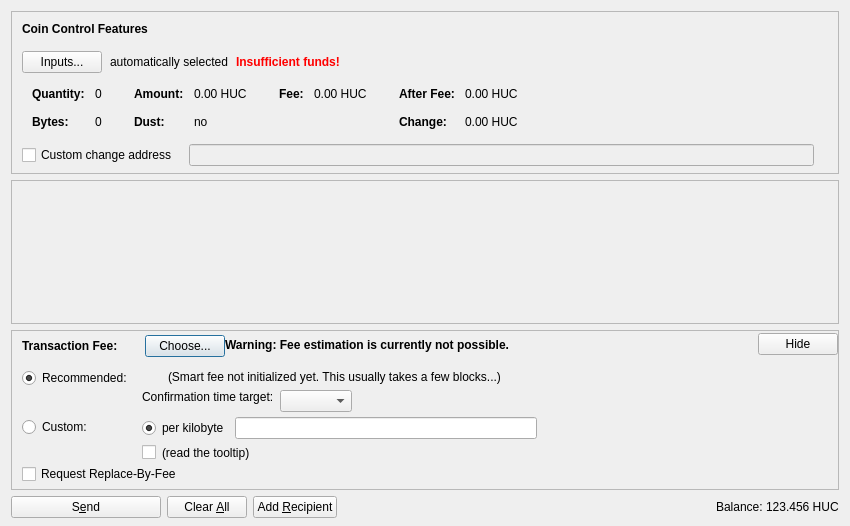
<?xml version="1.0" encoding="UTF-8"?>
<ui version="4.0">
 <class>SendCoinsDialog</class>
 <widget class="QDialog" name="SendCoinsDialog">
  <property name="geometry">
   <rect>
    <x>0</x>
    <y>0</y>
    <width>850</width>
    <height>526</height>
   </rect>
  </property>
  <property name="windowTitle">
   <string>Send Coins</string>
  </property>
  <layout class="QVBoxLayout" name="verticalLayout" stretch="0,1,0,0">
   <property name="bottomMargin">
    <number>8</number>
   </property>
   <item>
    <widget class="QFrame" name="frameCoinControl">
     <property name="sizePolicy">
      <sizepolicy hsizetype="Expanding" vsizetype="Expanding">
       <horstretch>0</horstretch>
       <verstretch>0</verstretch>
      </sizepolicy>
     </property>
     <property name="maximumSize">
      <size>
       <width>16777215</width>
       <height>16777215</height>
      </size>
     </property>
     <property name="frameShape">
      <enum>QFrame::StyledPanel</enum>
     </property>
     <property name="frameShadow">
      <enum>QFrame::Sunken</enum>
     </property>
     <layout class="QVBoxLayout" name="verticalLayoutCoinControl2">
      <property name="spacing">
       <number>0</number>
      </property>
      <property name="leftMargin">
       <number>0</number>
      </property>
      <property name="topMargin">
       <number>0</number>
      </property>
      <property name="rightMargin">
       <number>0</number>
      </property>
      <property name="bottomMargin">
       <number>6</number>
      </property>
      <item>
       <layout class="QVBoxLayout" name="verticalLayoutCoinControl" stretch="0,0,0,0,1">
        <property name="spacing">
         <number>0</number>
        </property>
        <property name="leftMargin">
         <number>10</number>
        </property>
        <property name="topMargin">
         <number>10</number>
        </property>
        <item>
         <layout class="QHBoxLayout" name="horizontalLayoutCoinControl1">
          <property name="bottomMargin">
           <number>15</number>
          </property>
          <item>
           <widget class="QLabel" name="labelCoinControlFeatures">
            <property name="sizePolicy">
             <sizepolicy hsizetype="Preferred" vsizetype="Maximum">
              <horstretch>0</horstretch>
              <verstretch>0</verstretch>
             </sizepolicy>
            </property>
            <property name="font">
             <font>
              <weight>75</weight>
              <bold>true</bold>
             </font>
            </property>
            <property name="styleSheet">
             <string notr="true">font-weight:bold;</string>
            </property>
            <property name="text">
             <string>Coin Control Features</string>
            </property>
           </widget>
          </item>
         </layout>
        </item>
        <item>
         <layout class="QHBoxLayout" name="horizontalLayoutCoinControl2" stretch="0,0,0,0">
          <property name="spacing">
           <number>8</number>
          </property>
          <property name="bottomMargin">
           <number>10</number>
          </property>
          <item>
           <widget class="QPushButton" name="pushButtonCoinControl">
            <property name="styleSheet">
             <string notr="true"/>
            </property>
            <property name="text">
             <string>Inputs...</string>
            </property>
            <property name="autoDefault">
             <bool>false</bool>
            </property>
           </widget>
          </item>
          <item>
           <widget class="QLabel" name="labelCoinControlAutomaticallySelected">
            <property name="text">
             <string>automatically selected</string>
            </property>
            <property name="margin">
             <number>5</number>
            </property>
           </widget>
          </item>
          <item>
           <widget class="QLabel" name="labelCoinControlInsuffFunds">
            <property name="font">
             <font>
              <weight>75</weight>
              <bold>true</bold>
             </font>
            </property>
            <property name="styleSheet">
             <string notr="true">color:red;font-weight:bold;</string>
            </property>
            <property name="text">
             <string>Insufficient funds!</string>
            </property>
            <property name="margin">
             <number>5</number>
            </property>
           </widget>
          </item>
          <item>
           <spacer name="horizontalSpacerCoinControl">
            <property name="orientation">
             <enum>Qt::Horizontal</enum>
            </property>
            <property name="sizeHint" stdset="0">
             <size>
              <width>40</width>
              <height>1</height>
             </size>
            </property>
           </spacer>
          </item>
         </layout>
        </item>
        <item>
         <widget class="QWidget" name="widgetCoinControl" native="true">
          <property name="sizePolicy">
           <sizepolicy hsizetype="Preferred" vsizetype="Preferred">
            <horstretch>0</horstretch>
            <verstretch>0</verstretch>
           </sizepolicy>
          </property>
          <property name="minimumSize">
           <size>
            <width>0</width>
            <height>0</height>
           </size>
          </property>
          <property name="styleSheet">
           <string notr="true"/>
          </property>
          <layout class="QHBoxLayout" name="horizontalLayoutCoinControl5">
           <property name="leftMargin">
            <number>0</number>
           </property>
           <property name="topMargin">
            <number>0</number>
           </property>
           <property name="rightMargin">
            <number>0</number>
           </property>
           <property name="bottomMargin">
            <number>0</number>
           </property>
           <item>
            <layout class="QHBoxLayout" name="horizontalLayoutCoinControl3" stretch="0,0,0,1">
             <property name="spacing">
              <number>20</number>
             </property>
             <property name="topMargin">
              <number>0</number>
             </property>
             <property name="bottomMargin">
              <number>10</number>
             </property>
             <item>
              <layout class="QFormLayout" name="formLayoutCoinControl1">
               <property name="horizontalSpacing">
                <number>10</number>
               </property>
               <property name="verticalSpacing">
                <number>14</number>
               </property>
               <property name="leftMargin">
                <number>10</number>
               </property>
               <property name="topMargin">
                <number>4</number>
               </property>
               <property name="rightMargin">
                <number>6</number>
               </property>
               <item row="0" column="0">
                <widget class="QLabel" name="labelCoinControlQuantityText">
                 <property name="font">
                  <font>
                   <weight>75</weight>
                   <bold>true</bold>
                  </font>
                 </property>
                 <property name="text">
                  <string>Quantity:</string>
                 </property>
                 <property name="margin">
                  <number>0</number>
                 </property>
                </widget>
               </item>
               <item row="0" column="1">
                <widget class="QLabel" name="labelCoinControlQuantity">
                 <property name="cursor">
                  <cursorShape>IBeamCursor</cursorShape>
                 </property>
                 <property name="contextMenuPolicy">
                  <enum>Qt::ActionsContextMenu</enum>
                 </property>
                 <property name="text">
                  <string notr="true">0</string>
                 </property>
                 <property name="margin">
                  <number>0</number>
                 </property>
                 <property name="textInteractionFlags">
                  <set>Qt::LinksAccessibleByMouse|Qt::TextSelectableByKeyboard|Qt::TextSelectableByMouse</set>
                 </property>
                </widget>
               </item>
               <item row="1" column="0">
                <widget class="QLabel" name="labelCoinControlBytesText">
                 <property name="font">
                  <font>
                   <weight>75</weight>
                   <bold>true</bold>
                  </font>
                 </property>
                 <property name="text">
                  <string>Bytes:</string>
                 </property>
                </widget>
               </item>
               <item row="1" column="1">
                <widget class="QLabel" name="labelCoinControlBytes">
                 <property name="cursor">
                  <cursorShape>IBeamCursor</cursorShape>
                 </property>
                 <property name="contextMenuPolicy">
                  <enum>Qt::ActionsContextMenu</enum>
                 </property>
                 <property name="text">
                  <string notr="true">0</string>
                 </property>
                 <property name="textInteractionFlags">
                  <set>Qt::LinksAccessibleByMouse|Qt::TextSelectableByKeyboard|Qt::TextSelectableByMouse</set>
                 </property>
                </widget>
               </item>
              </layout>
             </item>
             <item>
              <layout class="QFormLayout" name="formLayoutCoinControl2">
               <property name="horizontalSpacing">
                <number>10</number>
               </property>
               <property name="verticalSpacing">
                <number>14</number>
               </property>
               <property name="leftMargin">
                <number>6</number>
               </property>
               <property name="topMargin">
                <number>4</number>
               </property>
               <property name="rightMargin">
                <number>6</number>
               </property>
               <item row="0" column="0">
                <widget class="QLabel" name="labelCoinControlAmountText">
                 <property name="font">
                  <font>
                   <weight>75</weight>
                   <bold>true</bold>
                  </font>
                 </property>
                 <property name="text">
                  <string>Amount:</string>
                 </property>
                 <property name="margin">
                  <number>0</number>
                 </property>
                </widget>
               </item>
               <item row="0" column="1">
                <widget class="QLabel" name="labelCoinControlAmount">
                 <property name="cursor">
                  <cursorShape>IBeamCursor</cursorShape>
                 </property>
                 <property name="contextMenuPolicy">
                  <enum>Qt::ActionsContextMenu</enum>
                 </property>
                 <property name="text">
                  <string notr="true">0.00 HUC</string>
                 </property>
                 <property name="textInteractionFlags">
                  <set>Qt::LinksAccessibleByMouse|Qt::TextSelectableByKeyboard|Qt::TextSelectableByMouse</set>
                 </property>
                </widget>
               </item>
               <item row="1" column="0">
                <widget class="QLabel" name="labelCoinControlLowOutputText">
                 <property name="font">
                  <font>
                   <weight>75</weight>
                   <bold>true</bold>
                  </font>
                 </property>
                 <property name="text">
                  <string>Dust:</string>
                 </property>
                </widget>
               </item>
               <item row="1" column="1">
                <widget class="QLabel" name="labelCoinControlLowOutput">
                 <property name="cursor">
                  <cursorShape>IBeamCursor</cursorShape>
                 </property>
                 <property name="contextMenuPolicy">
                  <enum>Qt::ActionsContextMenu</enum>
                 </property>
                 <property name="text">
                  <string notr="true">no</string>
                 </property>
                 <property name="textInteractionFlags">
                  <set>Qt::LinksAccessibleByMouse|Qt::TextSelectableByKeyboard|Qt::TextSelectableByMouse</set>
                 </property>
                </widget>
               </item>
              </layout>
             </item>
             <item>
              <layout class="QFormLayout" name="formLayoutCoinControl3">
               <property name="horizontalSpacing">
                <number>10</number>
               </property>
               <property name="verticalSpacing">
                <number>14</number>
               </property>
               <property name="leftMargin">
                <number>6</number>
               </property>
               <property name="topMargin">
                <number>4</number>
               </property>
               <property name="rightMargin">
                <number>6</number>
               </property>
               <item row="0" column="0">
                <widget class="QLabel" name="labelCoinControlFeeText">
                 <property name="font">
                  <font>
                   <weight>75</weight>
                   <bold>true</bold>
                  </font>
                 </property>
                 <property name="text">
                  <string>Fee:</string>
                 </property>
                 <property name="margin">
                  <number>0</number>
                 </property>
                </widget>
               </item>
               <item row="0" column="1">
                <widget class="QLabel" name="labelCoinControlFee">
                 <property name="cursor">
                  <cursorShape>IBeamCursor</cursorShape>
                 </property>
                 <property name="contextMenuPolicy">
                  <enum>Qt::ActionsContextMenu</enum>
                 </property>
                 <property name="text">
                  <string notr="true">0.00 HUC</string>
                 </property>
                 <property name="textInteractionFlags">
                  <set>Qt::LinksAccessibleByMouse|Qt::TextSelectableByKeyboard|Qt::TextSelectableByMouse</set>
                 </property>
                </widget>
               </item>
              </layout>
             </item>
             <item>
              <layout class="QFormLayout" name="formLayoutCoinControl4">
               <property name="horizontalSpacing">
                <number>10</number>
               </property>
               <property name="verticalSpacing">
                <number>14</number>
               </property>
               <property name="leftMargin">
                <number>6</number>
               </property>
               <property name="topMargin">
                <number>4</number>
               </property>
               <property name="rightMargin">
                <number>6</number>
               </property>
               <item row="0" column="0">
                <widget class="QLabel" name="labelCoinControlAfterFeeText">
                 <property name="font">
                  <font>
                   <weight>75</weight>
                   <bold>true</bold>
                  </font>
                 </property>
                 <property name="text">
                  <string>After Fee:</string>
                 </property>
                 <property name="margin">
                  <number>0</number>
                 </property>
                </widget>
               </item>
               <item row="0" column="1">
                <widget class="QLabel" name="labelCoinControlAfterFee">
                 <property name="cursor">
                  <cursorShape>IBeamCursor</cursorShape>
                 </property>
                 <property name="contextMenuPolicy">
                  <enum>Qt::ActionsContextMenu</enum>
                 </property>
                 <property name="text">
                  <string notr="true">0.00 HUC</string>
                 </property>
                 <property name="textInteractionFlags">
                  <set>Qt::LinksAccessibleByMouse|Qt::TextSelectableByKeyboard|Qt::TextSelectableByMouse</set>
                 </property>
                </widget>
               </item>
               <item row="1" column="0">
                <widget class="QLabel" name="labelCoinControlChangeText">
                 <property name="font">
                  <font>
                   <weight>75</weight>
                   <bold>true</bold>
                  </font>
                 </property>
                 <property name="text">
                  <string>Change:</string>
                 </property>
                </widget>
               </item>
               <item row="1" column="1">
                <widget class="QLabel" name="labelCoinControlChange">
                 <property name="cursor">
                  <cursorShape>IBeamCursor</cursorShape>
                 </property>
                 <property name="contextMenuPolicy">
                  <enum>Qt::ActionsContextMenu</enum>
                 </property>
                 <property name="text">
                  <string notr="true">0.00 HUC</string>
                 </property>
                 <property name="textInteractionFlags">
                  <set>Qt::LinksAccessibleByMouse|Qt::TextSelectableByKeyboard|Qt::TextSelectableByMouse</set>
                 </property>
                </widget>
               </item>
              </layout>
             </item>
            </layout>
           </item>
          </layout>
         </widget>
        </item>
        <item>
         <layout class="QHBoxLayout" name="horizontalLayoutCoinControl4" stretch="0,0,0">
          <property name="spacing">
           <number>12</number>
          </property>
          <property name="sizeConstraint">
           <enum>QLayout::SetDefaultConstraint</enum>
          </property>
          <property name="topMargin">
           <number>5</number>
          </property>
          <property name="rightMargin">
           <number>5</number>
          </property>
          <item>
           <widget class="QCheckBox" name="checkBoxCoinControlChange">
            <property name="toolTip">
             <string>If this is activated, but the change address is empty or invalid, change will be sent to a newly generated address.</string>
            </property>
            <property name="text">
             <string>Custom change address</string>
            </property>
           </widget>
          </item>
          <item>
           <widget class="QValidatedLineEdit" name="lineEditCoinControlChange">
            <property name="enabled">
             <bool>false</bool>
            </property>
            <property name="sizePolicy">
             <sizepolicy hsizetype="Expanding" vsizetype="Fixed">
              <horstretch>0</horstretch>
              <verstretch>0</verstretch>
             </sizepolicy>
            </property>
           </widget>
          </item>
          <item>
           <widget class="QLabel" name="labelCoinControlChangeLabel">
            <property name="sizePolicy">
             <sizepolicy hsizetype="Preferred" vsizetype="Expanding">
              <horstretch>0</horstretch>
              <verstretch>0</verstretch>
             </sizepolicy>
            </property>
            <property name="minimumSize">
             <size>
              <width>0</width>
              <height>0</height>
             </size>
            </property>
            <property name="text">
             <string/>
            </property>
            <property name="margin">
             <number>3</number>
            </property>
           </widget>
          </item>
         </layout>
        </item>
        <item>
         <spacer name="verticalSpacerCoinControl">
          <property name="orientation">
           <enum>Qt::Vertical</enum>
          </property>
          <property name="sizeHint" stdset="0">
           <size>
            <width>800</width>
            <height>1</height>
           </size>
          </property>
         </spacer>
        </item>
       </layout>
      </item>
     </layout>
    </widget>
   </item>
   <item>
    <widget class="QScrollArea" name="scrollArea">
     <property name="widgetResizable">
      <bool>true</bool>
     </property>
     <widget class="QWidget" name="scrollAreaWidgetContents">
      <property name="geometry">
       <rect>
        <x>0</x>
        <y>0</y>
        <width>830</width>
        <height>104</height>
       </rect>
      </property>
      <layout class="QVBoxLayout" name="verticalLayout_2" stretch="0,1">
       <property name="leftMargin">
        <number>0</number>
       </property>
       <property name="topMargin">
        <number>0</number>
       </property>
       <property name="rightMargin">
        <number>0</number>
       </property>
       <property name="bottomMargin">
        <number>0</number>
       </property>
       <item>
        <layout class="QVBoxLayout" name="entries">
         <property name="spacing">
          <number>6</number>
         </property>
        </layout>
       </item>
       <item>
        <spacer name="verticalSpacer">
         <property name="orientation">
          <enum>Qt::Vertical</enum>
         </property>
         <property name="sizeHint" stdset="0">
          <size>
           <width>20</width>
           <height>40</height>
          </size>
         </property>
        </spacer>
       </item>
      </layout>
     </widget>
    </widget>
   </item>
   <item>
    <widget class="QFrame" name="frameFee">
     <property name="sizePolicy">
      <sizepolicy hsizetype="Expanding" vsizetype="Expanding">
       <horstretch>0</horstretch>
       <verstretch>0</verstretch>
      </sizepolicy>
     </property>
     <property name="maximumSize">
      <size>
       <width>16777215</width>
       <height>16777215</height>
      </size>
     </property>
     <property name="frameShape">
      <enum>QFrame::StyledPanel</enum>
     </property>
     <property name="frameShadow">
      <enum>QFrame::Sunken</enum>
     </property>
     <layout class="QVBoxLayout" name="verticalLayoutFee1">
      <property name="spacing">
       <number>0</number>
      </property>
      <property name="leftMargin">
       <number>0</number>
      </property>
      <property name="topMargin">
       <number>0</number>
      </property>
      <property name="rightMargin">
       <number>0</number>
      </property>
      <property name="bottomMargin">
       <number>0</number>
      </property>
      <item>
       <layout class="QVBoxLayout" name="verticalLayoutFee2" stretch="0,0,0">
        <property name="spacing">
         <number>0</number>
        </property>
        <property name="leftMargin">
         <number>10</number>
        </property>
        <property name="topMargin">
         <number>0</number>
        </property>
        <item>
         <layout class="QHBoxLayout" name="horizontalLayoutFee1">
          <property name="bottomMargin">
           <number>0</number>
          </property>
          <item>
           <layout class="QVBoxLayout" name="verticalLayoutFee7">
            <property name="spacing">
             <number>0</number>
            </property>
            <item>
             <spacer name="verticalSpacerSmartFee">
              <property name="orientation">
               <enum>Qt::Vertical</enum>
              </property>
              <property name="sizeType">
               <enum>QSizePolicy::Fixed</enum>
              </property>
              <property name="sizeHint" stdset="0">
               <size>
                <width>1</width>
                <height>4</height>
               </size>
              </property>
             </spacer>
            </item>
            <item>
             <layout class="QHBoxLayout" name="horizontalLayoutSmartFee">
              <property name="spacing">
               <number>10</number>
              </property>
              <item>
               <widget class="QLabel" name="labelFeeHeadline">
                <property name="sizePolicy">
                 <sizepolicy hsizetype="Preferred" vsizetype="Maximum">
                  <horstretch>0</horstretch>
                  <verstretch>0</verstretch>
                 </sizepolicy>
                </property>
                <property name="font">
                 <font>
                  <weight>75</weight>
                  <bold>true</bold>
                 </font>
                </property>
                <property name="styleSheet">
                 <string notr="true">font-weight:bold;</string>
                </property>
                <property name="text">
                 <string>Transaction Fee:</string>
                </property>
               </widget>
              </item>
              <item>
               <widget class="QLabel" name="labelFeeMinimized">
                <property name="text">
                 <string/>
                </property>
               </widget>
              </item>
              <item>
               <widget class="QPushButton" name="buttonChooseFee">
                <property name="text">
                 <string>Choose...</string>
                </property>
               </widget>
              </item>
             </layout>
            </item>
            <item>
             <spacer name="verticalSpacer_5">
              <property name="orientation">
               <enum>Qt::Vertical</enum>
              </property>
              <property name="sizeHint" stdset="0">
               <size>
                <width>1</width>
                <height>1</height>
               </size>
              </property>
             </spacer>
            </item>
           </layout>
          </item>
          <item>
           <widget class="QLabel" name="fallbackFeeWarningLabel">
            <property name="toolTip">
             <string>Using the fallbackfee can result in sending a transaction that will take several hours or days (or never) to confirm. Consider choosing your fee manually or wait until you have validated the complete chain.</string>
            </property>
            <property name="font">
            <font>
                <weight>75</weight>
                <bold>true</bold>
            </font>
            </property>
            <property name="text">
             <string>Warning: Fee estimation is currently not possible.</string>
            </property>
            <property name="wordWrap">
             <bool>false</bool>
            </property>
           </widget>
          </item>
          <item>
           <spacer name="horizontalSpacer_4">
            <property name="orientation">
             <enum>Qt::Horizontal</enum>
            </property>
            <property name="sizeType">
             <enum>QSizePolicy::MinimumExpanding</enum>
            </property>
            <property name="sizeHint" stdset="0">
             <size>
              <width>40</width>
              <height>20</height>
             </size>
            </property>
           </spacer>
          </item>
          <item>
           <widget class="QPushButton" name="buttonMinimizeFee">
            <property name="toolTip">
             <string>collapse fee-settings</string>
            </property>
            <property name="text">
             <string>Hide</string>
            </property>
           </widget>
          </item>
         </layout>
        </item>
        <item>
         <widget class="QFrame" name="frameFeeSelection">
          <layout class="QVBoxLayout" name="verticalLayoutFee12">
           <property name="spacing">
            <number>0</number>
           </property>
           <property name="leftMargin">
            <number>0</number>
           </property>
           <property name="topMargin">
            <number>0</number>
           </property>
           <property name="rightMargin">
            <number>0</number>
           </property>
           <property name="bottomMargin">
            <number>0</number>
           </property>
           <item>
            <layout class="QGridLayout" name="gridLayoutFee">
             <property name="topMargin">
              <number>10</number>
             </property>
             <property name="bottomMargin">
              <number>4</number>
             </property>
             <property name="horizontalSpacing">
              <number>10</number>
             </property>
             <property name="verticalSpacing">
              <number>4</number>
             </property>
             <item row="1" column="1">
              <layout class="QVBoxLayout" name="verticalLayoutFee8">
               <property name="spacing">
                <number>6</number>
               </property>
               <item>
                <layout class="QHBoxLayout" name="horizontalLayoutFee13">
                 <item>
                  <widget class="QRadioButton" name="radioCustomPerKilobyte">
                   <property name="toolTip">
                    <string>If the custom fee is set to 1000 satoshis and the transaction is only 250 bytes, then &quot;per kilobyte&quot; only pays 250 satoshis in fee, while &quot;total at least&quot; pays 1000 satoshis. For transactions bigger than a kilobyte both pay by kilobyte.</string>
                   </property>
                   <property name="text">
                    <string>per kilobyte</string>
                   </property>
                   <property name="checked">
                    <bool>true</bool>
                   </property>
                   <attribute name="buttonGroup">
                    <string notr="true">groupCustomFee</string>
                   </attribute>
                  </widget>
                 </item>
                 <item>
                  <widget class="BitcoinAmountField" name="customFee"/>
                 </item>
                 <item>
                  <spacer name="horizontalSpacer_6">
                   <property name="orientation">
                    <enum>Qt::Horizontal</enum>
                   </property>
                   <property name="sizeHint" stdset="0">
                    <size>
                     <width>1</width>
                     <height>1</height>
                    </size>
                   </property>
                  </spacer>
                 </item>
                </layout>
               </item>
               <item>
                <layout class="QHBoxLayout" name="horizontalLayoutFee8">
                 <item>
                  <widget class="QCheckBox" name="checkBoxMinimumFee">
                   <property name="toolTip">
                    <string>Paying only the minimum fee is just fine as long as there is less transaction volume than space in the blocks. But be aware that this can end up in a never confirming transaction once there is more demand for fcash transactions than the network can process.</string>
                   </property>
                   <property name="text">
                    <string/>
                   </property>
                  </widget>
                 </item>
                 <item>
                  <widget class="QLabel" name="labelMinFeeWarning">
                   <property name="enabled">
                    <bool>true</bool>
                   </property>
                   <property name="toolTip">
                    <string>Paying only the minimum fee is just fine as long as there is less transaction volume than space in the blocks. But be aware that this can end up in a never confirming transaction once there is more demand for fcash transactions than the network can process.</string>
                   </property>
                   <property name="text">
                    <string>(read the tooltip)</string>
                   </property>
                   <property name="margin">
                    <number>5</number>
                   </property>
                  </widget>
                 </item>
                 <item>
                  <spacer name="horizontalSpacer_2">
                   <property name="orientation">
                    <enum>Qt::Horizontal</enum>
                   </property>
                   <property name="sizeHint" stdset="0">
                    <size>
                     <width>1</width>
                     <height>1</height>
                    </size>
                   </property>
                  </spacer>
                 </item>
                </layout>
               </item>
              </layout>
             </item>
             <item row="0" column="0">
              <layout class="QVBoxLayout" name="verticalLayoutFee4" stretch="0,1">
               <item>
                <widget class="QRadioButton" name="radioSmartFee">
                 <property name="text">
                  <string>Recommended:</string>
                 </property>
                 <property name="checked">
                  <bool>true</bool>
                 </property>
                 <attribute name="buttonGroup">
                  <string notr="true">groupFee</string>
                 </attribute>
                </widget>
               </item>
               <item>
                <spacer name="verticalSpacer_2">
                 <property name="orientation">
                  <enum>Qt::Vertical</enum>
                 </property>
                 <property name="sizeHint" stdset="0">
                  <size>
                   <width>1</width>
                   <height>1</height>
                  </size>
                 </property>
                </spacer>
               </item>
              </layout>
             </item>
             <item row="1" column="0">
              <layout class="QVBoxLayout" name="verticalLayoutFee9" stretch="0,1">
               <item>
                <widget class="QRadioButton" name="radioCustomFee">
                 <property name="text">
                  <string>Custom:</string>
                 </property>
                 <attribute name="buttonGroup">
                  <string notr="true">groupFee</string>
                 </attribute>
                </widget>
               </item>
               <item>
                <spacer name="verticalSpacer_6">
                 <property name="orientation">
                  <enum>Qt::Vertical</enum>
                 </property>
                 <property name="sizeHint" stdset="0">
                  <size>
                   <width>1</width>
                   <height>1</height>
                  </size>
                 </property>
                </spacer>
               </item>
              </layout>
             </item>
             <item row="0" column="1">
              <layout class="QVBoxLayout" name="verticalLayoutFee3" stretch="0,0,1">
               <property name="spacing">
                <number>6</number>
               </property>
               <property name="topMargin">
                <number>2</number>
               </property>
               <item>
                <layout class="QHBoxLayout" name="horizontalLayoutFee12">
                 <item>
                  <widget class="QLabel" name="labelSmartFee">
                   <property name="text">
                    <string/>
                   </property>
                   <property name="margin">
                    <number>2</number>
                   </property>
                  </widget>
                 </item>
                 <item>
                  <widget class="QLabel" name="labelFeeEstimation">
                   <property name="text">
                    <string/>
                   </property>
                  </widget>
                 </item>
                 <item>
                  <widget class="QLabel" name="labelSmartFee2">
                   <property name="text">
                    <string>(Smart fee not initialized yet. This usually takes a few blocks...)</string>
                   </property>
                   <property name="margin">
                    <number>2</number>
                   </property>
                  </widget>
                 </item>
                 <item>
                  <spacer name="horizontalSpacer_5">
                   <property name="orientation">
                    <enum>Qt::Horizontal</enum>
                   </property>
                   <property name="sizeHint" stdset="0">
                    <size>
                     <width>1</width>
                     <height>1</height>
                    </size>
                   </property>
                  </spacer>
                 </item>
                </layout>
               </item>
               <item>
                <layout class="QHBoxLayout" name="horizontalLayoutFee9">
                 <item>
                  <layout class="QVBoxLayout" name="verticalLayoutFee6">
                   <item>
                    <widget class="QLabel" name="labelSmartFee3">
                     <property name="text">
                      <string>Confirmation time target:</string>
                     </property>
                     <property name="margin">
                      <number>2</number>
                     </property>
                    </widget>
                   </item>
                   <item>
                    <spacer name="verticalSpacer_3">
                     <property name="orientation">
                      <enum>Qt::Vertical</enum>
                     </property>
                     <property name="sizeHint" stdset="0">
                      <size>
                       <width>1</width>
                       <height>1</height>
                      </size>
                     </property>
                    </spacer>
                   </item>
                  </layout>
                 </item>
                 <item>
                  <layout class="QVBoxLayout" name="verticalLayoutFee5">
                   <property name="rightMargin">
                    <number>30</number>
                   </property>
                   <item>
                    <layout class="QHBoxLayout" name="horizontalLayoutConfTarget">
                     <property name="bottomMargin">
                      <number>0</number>
                     </property>
                     <item>
                      <widget class="QComboBox" name="confTargetSelector"/>
                     </item>
                     <item>
                      <spacer name="horizontalSpacerConfTarget">
                       <property name="orientation">
                        <enum>Qt::Horizontal</enum>
                       </property>
                       <property name="sizeHint" stdset="0">
                        <size>
                         <width>40</width>
                         <height>20</height>
                        </size>
                       </property>
                      </spacer>
                     </item>
                    </layout>
                   </item>
                  </layout>
                 </item>
                </layout>
               </item>
               <item>
                <spacer name="verticalSpacer_4">
                 <property name="orientation">
                  <enum>Qt::Vertical</enum>
                 </property>
                 <property name="sizeHint" stdset="0">
                  <size>
                   <width>1</width>
                   <height>1</height>
                  </size>
                 </property>
                </spacer>
               </item>
              </layout>
             </item>
            </layout>
           </item>
           <item>
            <widget class="QCheckBox" name="optInRBF">
             <property name="text">
              <string>Request Replace-By-Fee</string>
             </property>
             <property name="toolTip">
              <string>Indicates that the sender may wish to replace this transaction with a new one paying higher fees (prior to being confirmed).</string>
             </property>
            </widget>
           </item>
          </layout>
         </widget>
        </item>
        <item>
         <spacer name="verticalSpacerFee">
          <property name="orientation">
           <enum>Qt::Vertical</enum>
          </property>
          <property name="sizeHint" stdset="0">
           <size>
            <width>40</width>
            <height>5</height>
           </size>
          </property>
         </spacer>
        </item>
       </layout>
      </item>
     </layout>
    </widget>
   </item>
   <item>
    <layout class="QHBoxLayout" name="horizontalLayout">
     <item>
      <widget class="QPushButton" name="sendButton">
       <property name="minimumSize">
        <size>
         <width>150</width>
         <height>0</height>
        </size>
       </property>
       <property name="toolTip">
        <string>Confirm the send action</string>
       </property>
       <property name="text">
        <string>S&amp;end</string>
       </property>
       <property name="icon">
        <iconset resource="../bitcoin.qrc">
         <normaloff>:/icons/send</normaloff>:/icons/send</iconset>
       </property>
       <property name="autoDefault">
        <bool>false</bool>
       </property>
       <property name="default">
        <bool>false</bool>
       </property>
      </widget>
     </item>
     <item>
      <widget class="QPushButton" name="clearButton">
       <property name="sizePolicy">
        <sizepolicy hsizetype="Minimum" vsizetype="Fixed">
         <horstretch>0</horstretch>
         <verstretch>0</verstretch>
        </sizepolicy>
       </property>
       <property name="toolTip">
        <string>Clear all fields of the form.</string>
       </property>
       <property name="text">
        <string>Clear &amp;All</string>
       </property>
       <property name="icon">
        <iconset resource="../bitcoin.qrc">
         <normaloff>:/icons/remove</normaloff>:/icons/remove</iconset>
       </property>
       <property name="autoDefault">
        <bool>false</bool>
       </property>
      </widget>
     </item>
     <item>
      <widget class="QPushButton" name="addButton">
       <property name="toolTip">
        <string>Send to multiple recipients at once</string>
       </property>
       <property name="text">
        <string>Add &amp;Recipient</string>
       </property>
       <property name="icon">
        <iconset resource="../bitcoin.qrc">
         <normaloff>:/icons/add</normaloff>:/icons/add</iconset>
       </property>
       <property name="autoDefault">
        <bool>false</bool>
       </property>
      </widget>
     </item>
     <item>
      <spacer name="horizontalSpacer">
       <property name="orientation">
        <enum>Qt::Horizontal</enum>
       </property>
       <property name="sizeHint" stdset="0">
        <size>
         <width>40</width>
         <height>20</height>
        </size>
       </property>
      </spacer>
     </item>
     <item>
      <layout class="QHBoxLayout" name="horizontalLayout_2">
       <property name="spacing">
        <number>3</number>
       </property>
       <item>
        <widget class="QLabel" name="label">
         <property name="sizePolicy">
          <sizepolicy hsizetype="Preferred" vsizetype="Fixed">
           <horstretch>0</horstretch>
           <verstretch>0</verstretch>
          </sizepolicy>
         </property>
         <property name="text">
          <string>Balance:</string>
         </property>
        </widget>
       </item>
       <item>
        <widget class="QLabel" name="labelBalance">
         <property name="sizePolicy">
          <sizepolicy hsizetype="Preferred" vsizetype="Fixed">
           <horstretch>0</horstretch>
           <verstretch>0</verstretch>
          </sizepolicy>
         </property>
         <property name="cursor">
          <cursorShape>IBeamCursor</cursorShape>
         </property>
         <property name="text">
          <string notr="true">123.456 HUC</string>
         </property>
         <property name="textInteractionFlags">
          <set>Qt::LinksAccessibleByMouse|Qt::TextSelectableByKeyboard|Qt::TextSelectableByMouse</set>
         </property>
        </widget>
       </item>
      </layout>
     </item>
    </layout>
   </item>
  </layout>
 </widget>
 <customwidgets>
  <customwidget>
   <class>QValidatedLineEdit</class>
   <extends>QLineEdit</extends>
   <header>qvalidatedlineedit.h</header>
  </customwidget>
  <customwidget>
   <class>BitcoinAmountField</class>
   <extends>QLineEdit</extends>
   <header>bitcoinamountfield.h</header>
   <container>1</container>
  </customwidget>
 </customwidgets>
 <resources>
  <include location="../bitcoin.qrc"/>
 </resources>
 <connections/>
 <buttongroups>
  <buttongroup name="groupFee"/>
  <buttongroup name="groupCustomFee"/>
 </buttongroups>
</ui>
